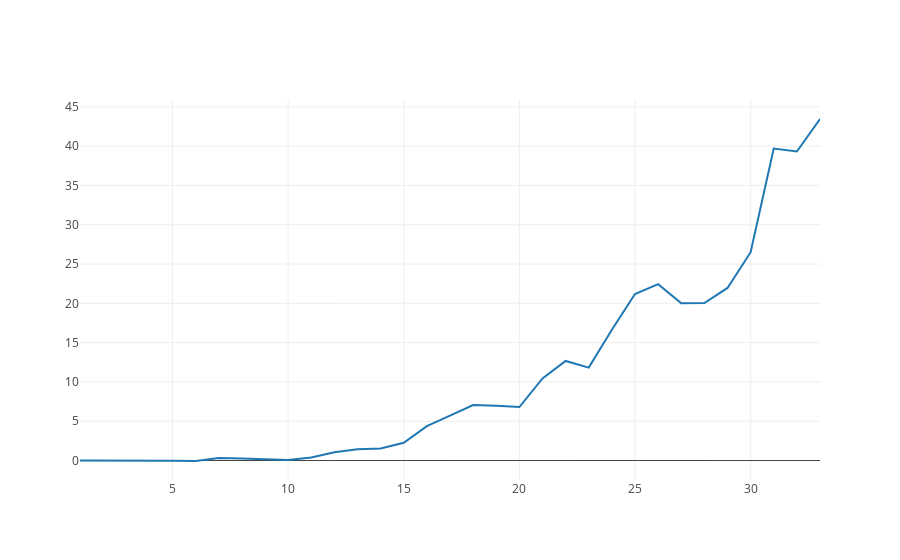

The code cell stored with this chart in its notebook:
### Code cell
iplot([data3])

### Figure 1 — Plotly figure (JSON) as saved in the notebook; plotly's stock layout.template omitted (floating-point values rounded to 4 significant figures)
{"data": [{"type": "scatter", "x": [1, 2, 3, 4, 5, 6, 7, 8, 9, 10, 11, 12, 13, 14, 15, 16, 17, 18, 19, 20, 21, 22, 23, 24, 25, 26, 27, 28, 29, 30, 31, 32, 33], "y": [-0.004602, -0.006833, 0.02983, 0.03914, -0.04495, -0.06105, 0.3049, 0.2482, 0.2012, 0.07531, 0.3894, 1.06, 1.435, 1.518, 2.263, 4.383, 5.707, 7.062, 6.967, 6.798, 10.45, 12.67, 11.82, 16.64, 21.18, 22.44, 20.01, 20.04, 21.96, 26.5, 39.69, 39.32, 43.45]}], "layout": {}}
